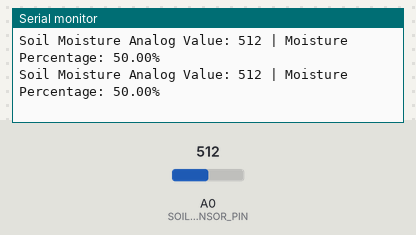
Simulated run of this sketch. Board: Arduino Uno, built with avr-gcc and run on an emulated ATmega328P. On the bench: the last lines printed to the serial monitor. Inputs (shaded band) come from the test bench; at power-on: A0 (SOIL_SENSOR_PIN) = 512.

Above: at 1.8 s.
1.9 s: A0 (SOIL_SENSOR_PIN) set to 716
At 2.4 s:
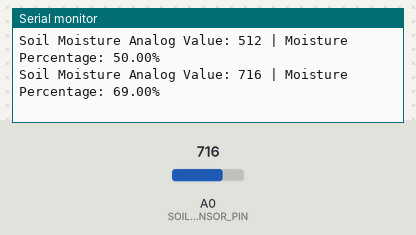
3.4 s: A0 (SOIL_SENSOR_PIN) set to 900
At 4.8 s:
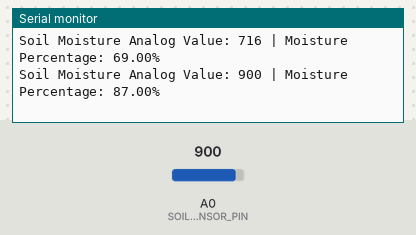
Timing chart, 0 to 6.4 s (numbered marks = the images above; inputs shaded):
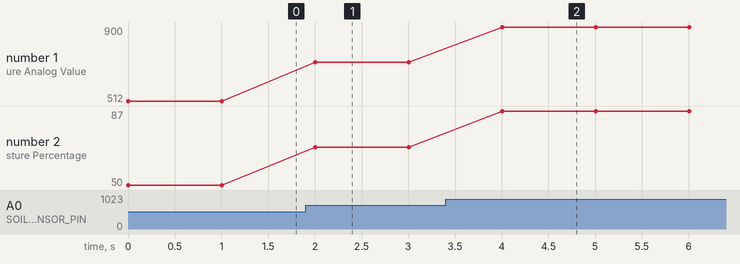

Measured:
- after the input at 1.9 s, the serial monitor: prints a new line after 0.10 s (image 1)
- after the input at 3.4 s, the serial monitor: prints a new line after 0.61 s (image 2)
- plotted number 1: 512 → 716 after the input at 1.9 s, 716 → 900 after the input at 3.4 s
- plotted number 2: 50 → 69 after the input at 1.9 s, 69 → 87 after the input at 3.4 s

The sketch:

Moisture_test.ino
```cpp
// Define the analog pin connected to the soil moisture sensor
#define SOIL_SENSOR_PIN 14  // Analog Pin 14

void setup() {
  // Initialize serial communication at 9600 baud
  Serial.begin(9600);

  // Set the soil moisture sensor pin as input
  pinMode(SOIL_SENSOR_PIN, INPUT);
}

void loop() {
  // Read the analog value from the soil moisture sensor
  int soilMoistureValue = analogRead(SOIL_SENSOR_PIN);

  // Convert the analog value (0-1023) to a percentage (0-100%)
  float moisturePercentage = map(soilMoistureValue, 0, 1023, 0, 100);

  // Print the soil moisture value and percentage to the Serial Monitor
  Serial.print("Soil Moisture Analog Value: ");
  Serial.print(soilMoistureValue);
  Serial.print(" | Moisture Percentage: ");
  Serial.print(moisturePercentage);
  Serial.println("%");

  // Wait for 1 second before taking the next reading
  delay(1000);
}
```
